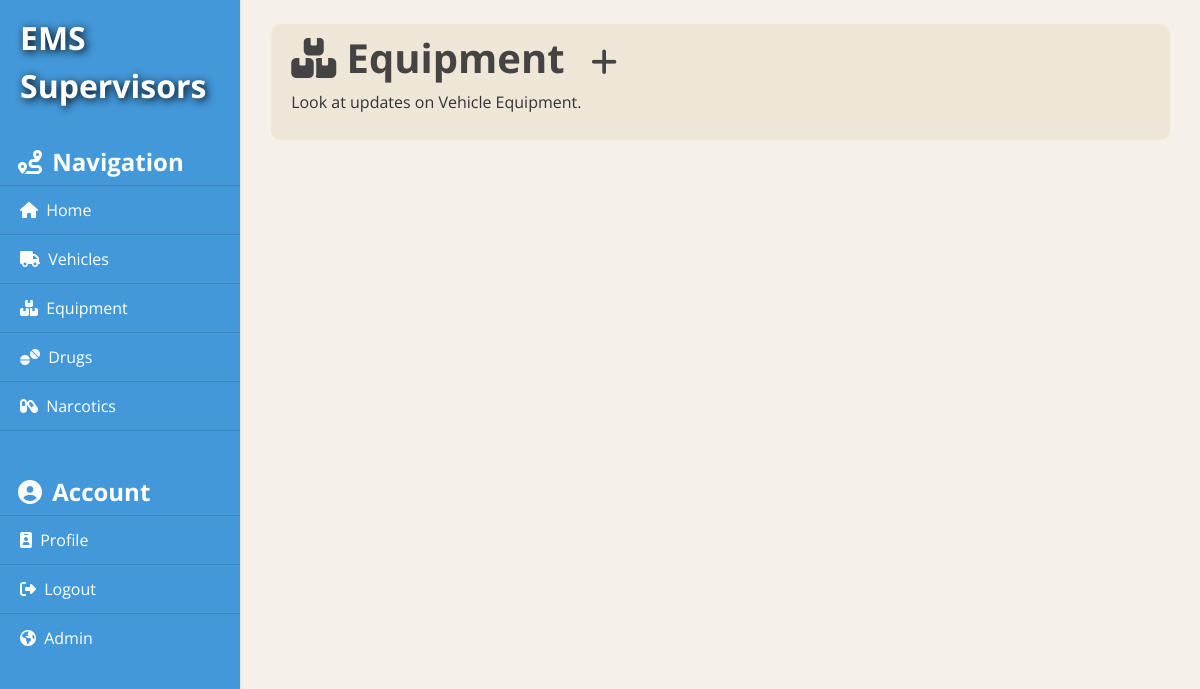
The app's page /equipment/ (signed in), older data.
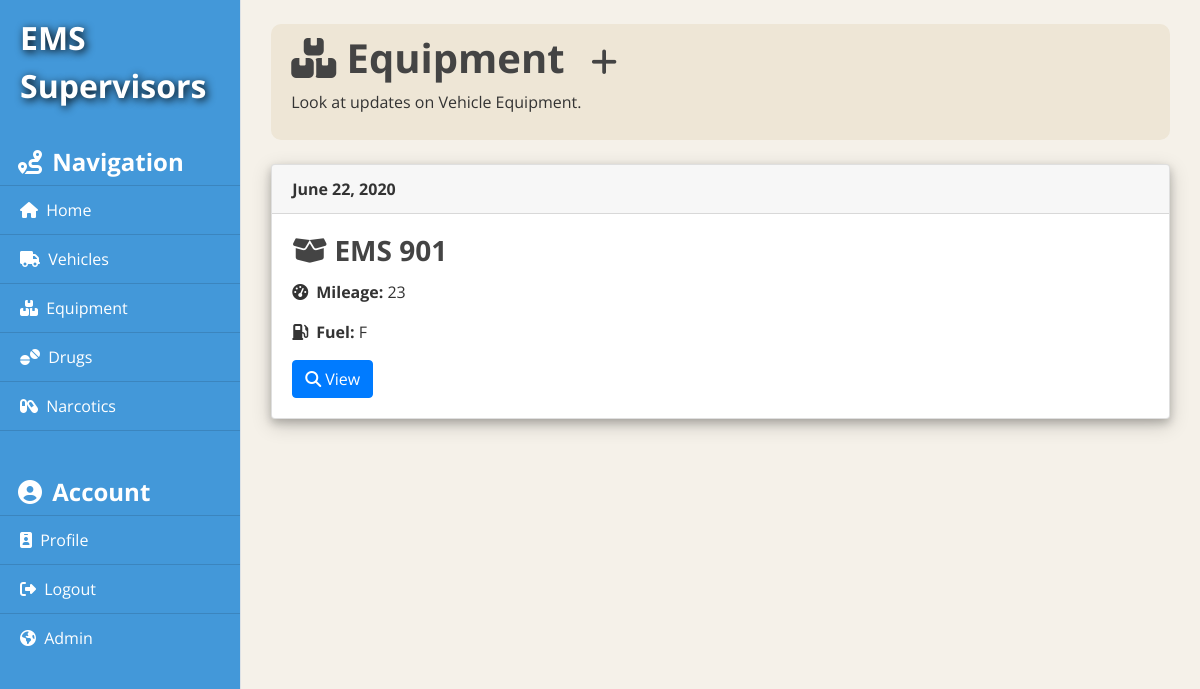
The same page, newer data.
### equipment/models.py (models this page shows, shortened)
class Equipment(models.Model):
    unit = models.ForeignKey(Vehicle, on_delete=models.CASCADE)
    date = models.DateField(help_text="Please display in the form yyyy-mm-dd!")
    mileage = models.DecimalField(decimal_places=0, max_digits=4)
    fuel = models.CharField(max_length=1, help_text="Please enter E for empty or F for full.")
    emergency_lights = models.BooleanField(verbose_name="Emergency Lights")
    driving_lights = models.BooleanField(verbose_name="Driving Lights")
    red_bag = models.BooleanField(verbose_name="Red Bag")
    lp_fifteen = models.BooleanField(verbose_name="LP 15")
    trans_box = models.BooleanField(verbose_name="Trans Box")
    bls_bag = models.BooleanField(verbose_name="BLS Bag")
    rtf_bags = models.BooleanField(verbose_name="RTF Bags")
    suction = models.BooleanField()
    oxygen_bag = models.BooleanField(verbose_name="Oxygen Bag")
    signature = models.CharField(max_length=50, verbose_name="Provider Signature")

### vehicles/models.py (models this page shows, shortened)
class Vehicle(models.Model):
    unit = models.CharField(max_length=30)
    date = models.DateField(help_text="Please display in the form yyyy-mm-dd!")
    oil = models.BooleanField()
    transmission_fluid = models.BooleanField()
    brake_fluid = models.BooleanField()
    coolant_fluid = models.BooleanField()
    lucas = models.BooleanField(verbose_name="LUCAS")
    ems_equipment = models.BooleanField(verbose_name="EMS Equipment")
    suction = models.BooleanField()
    front_left_tire_pressure = models.DecimalField(decimal_places=0, max_digits=2, verbose_name="Front Left Tire Pressure (in PSI)")
    front_right_tire_pressure = models.DecimalField(decimal_places=0, max_digits=2, verbose_name="Front Right Tire Pressure (in PSI)")
    rear_left_tire_pressure = models.DecimalField(decimal_places=0, max_digits=2, verbose_name="Rear Left Tire Pressure (in PSI)")
    rear_right_tire_pressure = models.DecimalField(decimal_places=0, max_digits=2, verbose_name="Rear Right Tire Pressure (in PSI)")
    provider_name = models.CharField(max_length=30)
    comments = models.TextField()
    def __str__(self):
        return (self.unit)

### equipment/views.py (the view)
# urls.py: path('equipment/', EquipmentListView.as_view(), name="equipment-home"),
class EquipmentListView(LoginRequiredMixin, ListView):
    model = Equipment
    template_name = 'equipment/equipment.html'
    context_object_name = 'equipment'

### equipment/templates/equipment/equipment.html
{% extends 'equipment/base.html' %}
{% block content %}
    <div class="title-container">
      <h1><i class="fas fa-boxes"></i> Equipment <a class="ml-3" style="font-size: 30px;color: #444444;" href="{% url 'equipment-create' %}"><i class="fas fa-plus"></i></a></h1>
      <p>Look at updates on Vehicle Equipment.</p>
    </div>
    <br />
      {% for equip in equipment %}
      <div class="card" style="box-shadow: 0 4px 8px 0 rgba(0, 0, 0, 0.2), 0 6px 20px 0 rgba(0, 0, 0, 0.19) !important;">
        <div class="card-header">
          <b>{{ equip.date }}</b>
        </div>
        <div class="card-body">
          <h3 class="card-title"><i class="fas fa-box-open"></i> {{ equip.unit }}</h3>
          <p class="card-text"><b><i class="fas fa-tachometer-alt mr-1"></i> Mileage:</b> {{ equip.mileage }}</p>
          <p class="card-text"><b><i class="fas fa-gas-pump mr-1"></i> Fuel:</b> {{ equip.fuel }}</p>
          <a href="{% url 'equipment-detail' equip.id %}" class="btn btn-primary"><i class="fas fa-search"></i> View</a>
        </div>
      </div>
      <br />
      {% endfor %}
{% endblock content %}

Row changes from the older to the newer data that the page shows:
added Equipment: date "June 22, 2020", unit "EMS 901", mileage "23", fuel "F"
